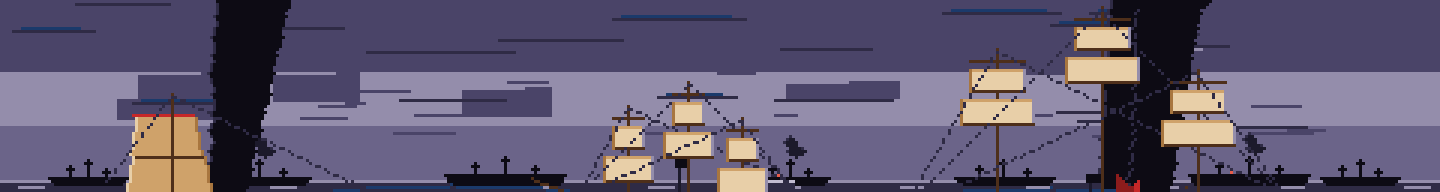
#> input picture game/tools/_band_pick.png, 1440 x 192 px; its folder holds only this picture in this run
$ python import_fx.py _band_pick.png out
#> lines starting #> are read from the running program, lines starting #| are printed output that depends on the picture
# -*- coding: utf-8 -*-
"""把甲方给的 GIF 特效拆成游戏用的 PNG 帧序列。

用法（在 game/ 目录下）：

    python tools/import_fx.py "<源 gif 路径>" art/fx/cannon_blast [--size 96] [--every 1] [--drop-tail 8]

做什么
1. 用 Pillow 逐帧读出 GIF（保留每一帧的完整画面，不做逐帧叠加/局部刷新）；
2. 裁掉四周全透明的空白，统一对齐到「特效中心」；
3. 等比缩放到 `--size` 见方（默认 96×96，正好是战场直读分辨率下 6×6 个像素块大）；
4. 丢掉开头/结尾全透明的空帧，其余按 `fx_00.png, fx_01.png …` 顺序写入目标目录；
5. 打印每帧的尺寸与不透明像素数，方便肉眼核对有没有空帧。

为什么要「裁 + 对齐」而不是直接缩小整张 256×256：
原图是 256×256 的大画布，爆炸团只占中间约 150×155，直接缩到 96 会让效果只剩 55 像素宽；
而且各帧的爆心在画布上会漂移（源动画里爆心从 x=70 漂到 x=132），
不重新对齐的话叠到地图上会看到火球在「游走」。

注意：`public/art/` 下的文件不带 `public` 前缀（Vite 会把 public/ 当根）。
"""
from __future__ import annotations

import argparse
import os
import sys

from PIL import Image

# 爆心在这一帧的累积画面上最稳（白核 + 火球都在）；改这里要重新核对对齐
_CENTER_PROBE_FRAME = 20

# 源 GIF 的内容在这一侧的跨度（256 画布上最大 bbox 约 201 宽）
# 统一按它缩放：--size 96 时是 0.478 倍，爆炸团缩到约 72px，正好是一个 16px 瓦片的 4.5 倍
_CONTENT_SPAN = 201


def _alpha_bbox(im: Image.Image, thr: int = 8) -> tuple[int, int, int, int] | None:
    a = im.getchannel("A").point(lambda v: 255 if v > thr else 0)
    return a.getbbox()


def _bright_centroid(im: Image.Image) -> tuple[float, float]:
    """白核 + 火球的质心：用来当"爆心"（比 alpha 包围盒中心稳，因为烟往一侧飘）。"""
    px = im.load()
    w, h = im.size
    sx = sy = n = 0
    for y in range(h):
        for x in range(w):
            r, g, b, a = px[x, y]
            if a > 150 and r > 200 and g > 150 and b < 160:
                sx += x
                sy += y
                n += 1
    if n == 0:
        return (w / 2, h / 2)
    return (sx / n, sy / n)


def main(argv: list[str]) -> int:
    ap = argparse.ArgumentParser()
    ap.add_argument("src", help="源 GIF 路径")
    ap.add_argument("outdir", help="目标目录（相对 game/），例如 art/fx/cannon_blast")
    ap.add_argument("--size", type=int, default=96, help="输出每帧的边长（默认 96）")
    ap.add_argument("--every", type=int, default=1, help="抽帧步长（源 40ms/帧，游戏默认 50ms/帧，1 即可）")
    ap.add_argument("--prefix", default="fx", help="文件名前缀，默认 fx → fx_00.png")
    ap.add_argument("--keep-tail", type=int, default=3, help="结尾保留几帧完全透明的空帧（默认 3，让烟散干净）")
    ap.add_argument("--keep-head", type=int, default=2, help="开头保留几帧空帧（默认 2，别让火球凭空出现）")
    args = ap.parse_args(argv)

    if not os.path.isfile(args.src):
        print(f"找不到源文件: {args.src}", file=sys.stderr)
        return 2

    gif = Image.open(args.src)
#> gif is the input picture: PIL image 1440x192 RGB; mean R, G, B 96, 88.1, 113.3
    total = getattr(gif, "n_frames", 1)
#> total = 1
    # 先把每一帧解成完整画面（GIF 的局部刷新必须靠 seek 累加，Pillow 会替我们处理）
    frames: list[Image.Image] = []
    for i in range(total):
        gif.seek(i)
        frames.append(gif.convert("RGBA").copy())
#> after the loop, frames = 1 item

    probe = frames[min(_CENTER_PROBE_FRAME, len(frames) - 1)]
    cx, cy = _bright_centroid(probe)
#> after the loop in _bright_centroid, `for y in range(h):`: n = 6282; sx = 2339919; sy = 897228
#> cx = 372.5; cy = 142.8
    if not any(_alpha_bbox(f) for f in frames):
#> in _alpha_bbox, `a = im.getchannel("A").point(lambda v: 255 if v > thr else 0)`: a: PIL image 1440x192 L; every value is 255
        print("源 GIF 全是空帧（alpha 全 0），拒绝生成。", file=sys.stderr)
        return 3

    # 内容帧范围：两头各有若干全透明帧，剪掉大部分，只保留少量让淡入淡出不突兀
    content = [i for i, f in enumerate(frames) if _alpha_bbox(f) is not None]
#> content = [0]
    first, last = content[0], content[-1]
#> first = 0; last = 0
    keep_from = max(0, first - args.keep_head)
#> keep_from = 0
    keep_to = min(len(frames) - 1, last + args.keep_tail)
#> keep_to = 0

    os.makedirs(args.outdir, exist_ok=True)
    for old in os.listdir(args.outdir):
        if old.startswith(args.prefix + "_") and old.endswith(".png"):
            os.remove(os.path.join(args.outdir, old))

    # 所有帧先用同一个缩放系数、围绕同一个爆心缩放，
    # 再把每帧自己的不透明包围盒中心搬到画布正中。
    # 为什么必须先缩放再按帧对齐：源 GIF 的爆心在画布上会从 x=70 漂到 x=132（动画本身在"游走"），
    # 如果按一个固定爆心开窗裁切，前段刚喷出的火舌和后段的烟会被裁掉（试过，火舌少了一半）。
    # 统一缩放保证帧与帧之间的大小关系不变，逐帧居中保证叠到地图上不飘。
    scale = args.size / _CONTENT_SPAN
    written = 0
    for idx in range(keep_from, keep_to + 1, max(1, args.every)):
        f = frames[idx]
        bb = _alpha_bbox(f)
        canvas = Image.new("RGBA", (args.size, args.size), (0, 0, 0, 0))
        if bb is not None:
            scaled = f.resize(
                (max(1, round(f.width * scale)), max(1, round(f.height * scale))),
                Image.LANCZOS,
            )
            sbb = _alpha_bbox(scaled) or (0, 0, scaled.width, scaled.height)
            ox = (args.size - (sbb[2] - sbb[0])) // 2 - sbb[0]
            oy = (args.size - (sbb[3] - sbb[1])) // 2 - sbb[1]
            canvas.alpha_composite(scaled, (ox, oy))
        name = f"{args.prefix}_{written:02d}.png"
        canvas.save(os.path.join(args.outdir, name))
        cbb = _alpha_bbox(canvas)
        opaque = sum(1 for v in canvas.getchannel("A").getdata() if v > 8)
        print(f"{name}  bbox={cbb}  opaque={opaque}")
        written += 1
#> this loop made 1 pass
#> (bb, sbb, ox, oy, cbb, opaque) on pass 1: ((0, 0, 1440, 192), (0, 0, 688, 92), -296, 2, (0, 2, 96, 94), 8832)
#| fx_00.png  bbox=(0, 2, 96, 94)  opaque=8832
#> pass 1, in main, `scaled = f.resize( (max(1, round(f.width * scale)), max(1, round(f.hei..`:
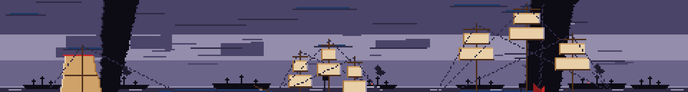
#> scaled: PIL image 688x92 RGBA; mean R, G, B, A 96, 88.1, 113.3, 255
#> pass 1, in main, `canvas.save(os.path.join(args.outdir, name))`:
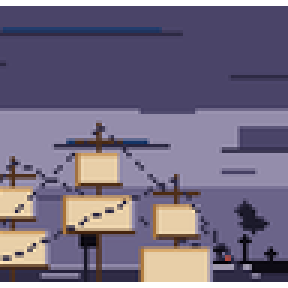
#> saved as fx_00.png: PIL image 96x96 RGBA (shown 3 times larger); mean R, G, B, A 105.9, 97, 118.7, 244.4; transparent parts drawn white
#> after the loop, written = 1

    print(f"\n共写出 {written} 帧到 {args.outdir}（源 {total} 帧，爆心 ({cx:.1f}, {cy:.1f})）")
#| 共写出 1 帧到 out（源 1 帧，爆心 (372.5, 142.8)）
    return 0


if __name__ == "__main__":
    raise SystemExit(main(sys.argv[1:]))
#> (the program exits here)
